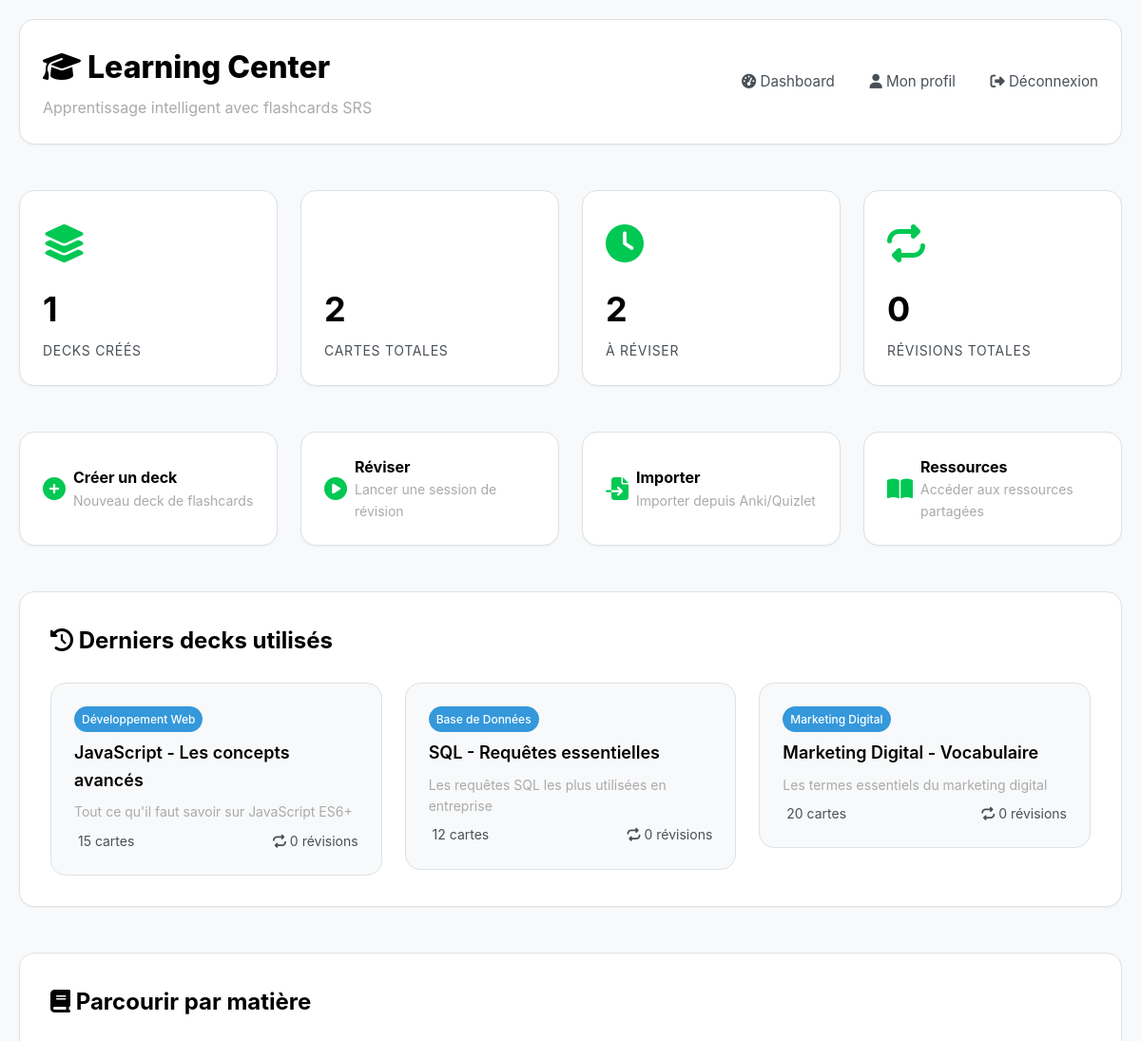
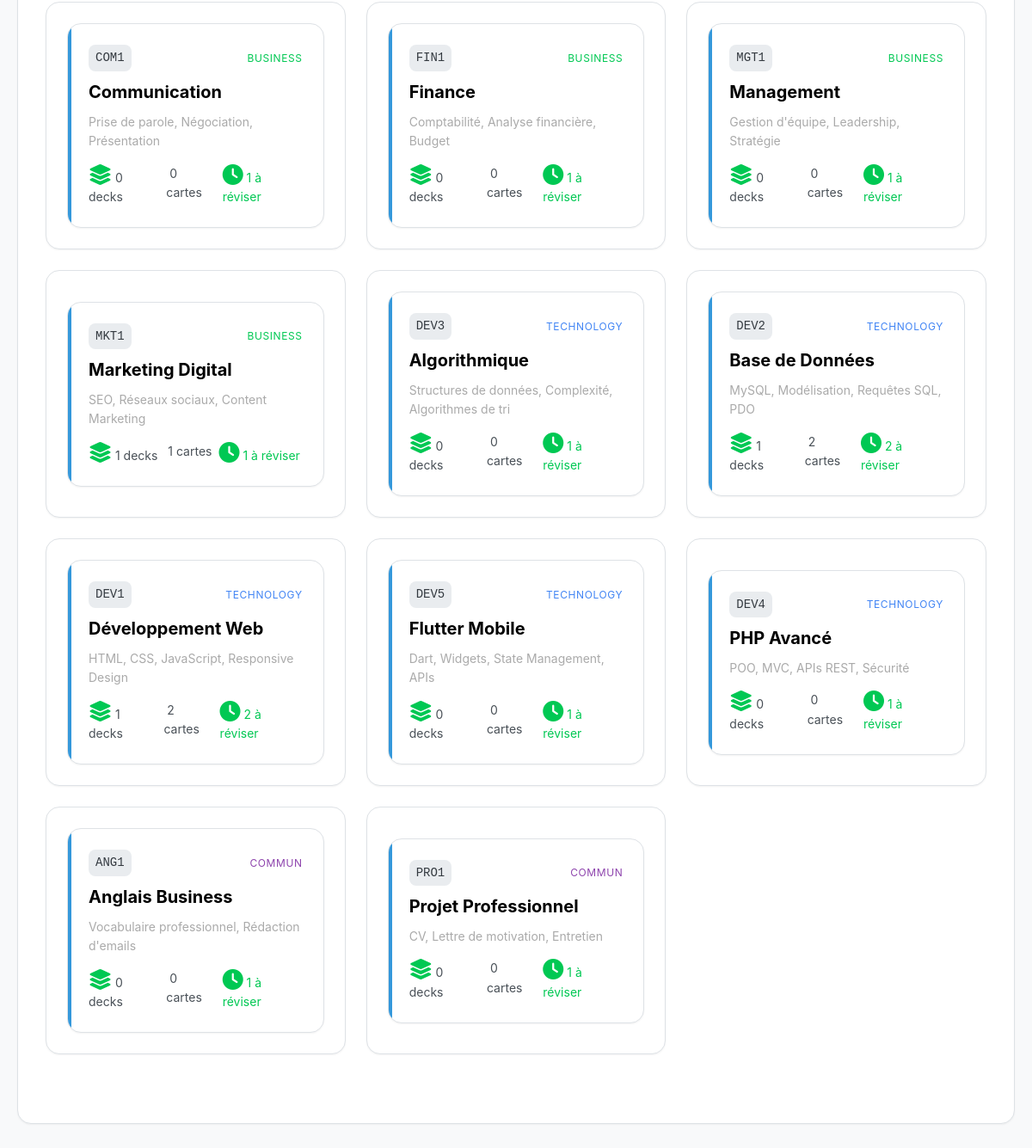
/learning-center.php (signed in), run on the app's committed database (2 pictures, top to bottom).
### tables this page shows
CREATE TABLE `decks` (
  `id_deck` int NOT NULL,
  `createur_id` int NOT NULL,
  `matiere_id` int DEFAULT NULL,
  `titre` varchar(200) NOT NULL,
  `description` text,
  `niveau` enum('debutant','intermediaire','avance') DEFAULT 'intermediaire',
  `est_public` tinyint(1) DEFAULT '0',
  `est_certifie` tinyint(1) DEFAULT '0',
  `nombre_cartes` int DEFAULT '0',
  `nombre_revisions` int DEFAULT '0',
  `popularite` int DEFAULT '0',
  `created_at` timestamp NULL DEFAULT CURRENT_TIMESTAMP,
  `updated_at` timestamp NULL DEFAULT CURRENT_TIMESTAMP ON UPDATE CURRENT_TIMESTAMP
);

CREATE TABLE `matieres` (
  `id_matiere` int NOT NULL,
  `code` varchar(20) NOT NULL,
  `nom` varchar(150) NOT NULL,
  `description` text,
  `filiere` enum('business','technology','commun') DEFAULT 'commun',
  `couleur_hex` varchar(7) DEFAULT '#3498db',
  `est_active` tinyint(1) DEFAULT '1'
);

### learning-center.php (the view, shortened to what this page needs)
<?php
require_once 'config/database.php';
$user_id = $_SESSION['user_id'];
$stats_sql = "
SELECT
    COUNT(DISTINCT d.id_deck) as total_decks,
    COUNT(DISTINCT f.id_flashcard) as total_cards,
    SUM(CASE WHEN f.prochaine_revision <= CURDATE() OR f.prochaine_revision IS NULL THEN 1 ELSE 0 END) as cards_to_review,
    SUM(f.nombre_revisions) as total_reviews
FROM utilisateurs u
LEFT JOIN decks d ON d.createur_id = u.id_utilisateur
LEFT JOIN flashcards f ON f.deck_id = d.id_deck
WHERE u.id_utilisateur = ?
";
$stmt = $pdo->prepare($stats_sql);
$stmt->execute([$user_id]);
$global_stats = $stmt->fetch();
$matieres_sql = "
SELECT
    m.*,
    COUNT(DISTINCT d.id_deck) as nb_decks,
    COUNT(DISTINCT f.id_flashcard) as nb_cards,
    SUM(CASE WHEN f.prochaine_revision <= CURDATE() OR f.prochaine_revision IS NULL THEN 1 ELSE 0 END) as cards_to_review
FROM matieres m
LEFT JOIN decks d ON d.matiere_id = m.id_matiere AND (d.createur_id = ? OR d.est_public = 1)
LEFT JOIN flashcards f ON f.deck_id = d.id_deck
WHERE m.est_active = 1
GROUP BY m.id_matiere
ORDER BY m.filiere, m.nom
";
$stmt = $pdo->prepare($matieres_sql);
$stmt->execute([$user_id]);
$matieres = $stmt->fetchAll();
$recent_decks_sql = "
SELECT d.*, m.nom as matiere_nom, m.couleur_hex,
       MAX(f.updated_at) as last_reviewed
FROM decks d
LEFT JOIN matieres m ON d.matiere_id = m.id_matiere
LEFT JOIN flashcards f ON f.deck_id = d.id_deck
WHERE d.createur_id = ? OR d.est_public = 1
GROUP BY d.id_deck
ORDER BY last_reviewed DESC, d.updated_at DESC
LIMIT 5
";
$stmt = $pdo->prepare($recent_decks_sql);
$stmt->execute([$user_id]);
$recent_decks = $stmt->fetchAll();
?>
<!DOCTYPE html>
<html lang="fr">
<head>
    <link rel="stylesheet" href="https://cdnjs.cloudflare.com/ajax/libs/font-awesome/6.4.0/css/all.min.css">
</head>
<body>
    <div class="container">
        <div class="header">
            <div>
                <h1><i class="fas fa-graduation-cap"></i> Learning Center</h1>
                <p style="color: #aaa; margin-top: 5px;">Apprentissage intelligent avec flashcards SRS</p>
            </div>
            <div class="nav-links">
                <a href="student_dashboard.php"><i class="fas fa-tachometer-alt"></i> Dashboard</a>
                <a href="profil.php"><i class="fas fa-user"></i> Mon profil</a>
                <a href="logout.php"><i class="fas fa-sign-out-alt"></i> Déconnexion</a>
            </div>
        </div>
        <div class="stats-grid">
            <div class="stat-card">
                <div class="stat-icon">
                    <i class="fas fa-layer-group"></i>
                </div>
                <div class="stat-number"><?= $global_stats['total_decks'] ?? 0 ?></div>
                <div class="stat-label">Decks créés</div>
            </div>
            <div class="stat-card">
                <div class="stat-icon">
                </div>
                <div class="stat-number"><?= $global_stats['total_cards'] ?? 0 ?></div>
                <div class="stat-label">Cartes totales</div>
            </div>
            <div class="stat-card">
                <div class="stat-icon">
                    <i class="fas fa-clock"></i>
                </div>
                <div class="stat-number"><?= $global_stats['cards_to_review'] ?? 0 ?></div>
                <div class="stat-label">À réviser</div>
            </div>
            <div class="stat-card">
                <div class="stat-icon">
                    <i class="fas fa-repeat"></i>
                </div>
                <div class="stat-number"><?= $global_stats['total_reviews'] ?? 0 ?></div>
                <div class="stat-label">Révisions totales</div>
            </div>
        </div>
        <div class="quick-actions">
            <a href="create-deck.php" class="action-btn" onclick="showConstructionAlert(event)">
                <i class="fas fa-plus-circle"></i>
                <div>
                    <strong>Créer un deck</strong>
                    <div style="font-size: 14px; color: #aaa;">Nouveau deck de flashcards</div>
                </div>
            </a>
            <a href="flashcards.php?mode=review" class="action-btn" onclick="showConstructionAlert(event)">
                <i class="fas fa-play-circle"></i>
                <div>
                    <strong>Réviser</strong>
                    <div style="font-size: 14px; color: #aaa;">Lancer une session de révision</div>
                </div>
            </a>
            <a href="import-flashcards.php" class="action-btn" onclick="showConstructionAlert(event)">
                <i class="fas fa-file-import"></i>
                <div>
                    <strong>Importer</strong>
                    <div style="font-size: 14px; color: #aaa;">Importer depuis Anki/Quizlet</div>
                </div>
            </a>
            <a href="resources.php" class="action-btn" onclick="showConstructionAlert(event)">
                <i class="fas fa-book-open"></i>
                <div>
                    <strong>Ressources</strong>
                    <div style="font-size: 14px; color: #aaa;">Accéder aux ressources partagées</div>
                </div>
            </a>
        </div>
        <div class="recent-decks">
            <div class="section-title">
                <span><i class="fas fa-history"></i> Derniers decks utilisés</span>
            </div>
            <div class="decks-grid">
                <?php foreach ($recent_decks as $deck): ?>
                    <a href="flashcards.php?deck_id=<?= $deck['id_deck'] ?>" style="text-decoration: none; color: inherit;">
                        <div class="deck-card">
                            <div class="deck-matiere" style="background: <?= $deck['couleur_hex'] ?>;">
                                <?= $deck['matiere_nom'] ?>
                            </div>
                            <div class="deck-title"><?= htmlspecialchars($deck['titre']) ?></div>
                            <div style="color: #aaa; font-size: 14px;">
                                <?= htmlspecialchars($deck['description'] ?? 'Pas de description') ?>
                            </div>
                            <div class="deck-meta">
                                <span><i class="fas fa-cards"></i> <?= $deck['nombre_cartes'] ?> cartes</span>
                                <span><i class="fas fa-repeat"></i> <?= $deck['nombre_revisions'] ?> révisions</span>
                            </div>
                        </div>
                    </a>
                <?php endforeach; ?>
            </div>
        </div>
       <div class="recent-decks">
    <div class="section-title">
        <span><i class="fas fa-book"></i> Parcourir par matière</span>
    </div>
    <div class="matieres-grid">
        <?php foreach ($matieres as $matiere):
            $couleur = $matiere['couleur_hex'];
            $filiere_color = $matiere['filiere'] == 'technology' ? 'var(--tech-blue)' :
                           ($matiere['filiere'] == 'business' ? 'var(--business-green)' : '#8E44AD');
        ?>
            <a href="#"
               class="action-btn"
               onclick="showConstructionAlert(event)"
               style="text-decoration: none; color: inherit;">
                <div class="matiere-card">
                    <div class="matiere-color" style="background: <?= $couleur ?>;"></div>
                    <div class="matiere-header">
                        <span class="matiere-code"><?= $matiere['code'] ?></span>
                        <span class="matiere-filiere" style="color: <?= $filiere_color ?>;">
                            <?= $matiere['filiere'] ?>
                        </span>
                    </div>
                    <h3 class="matiere-title"><?= htmlspecialchars($matiere['nom']) ?></h3>
                    <p style="color: #aaa; font-size: 14px; margin-bottom: 15px;">
                        <?= htmlspecialchars($matiere['description']) ?>
                    </p>
                    <div class="matiere-stats">
                        <span><i class="fas fa-layer-group"></i> <?= $matiere['nb_decks'] ?> decks</span>
                        <span><i class="fas fa-cards"></i> <?= $matiere['nb_cards'] ?> cartes</span>
                        <?php if ($matiere['cards_to_review'] > 0): ?>
                            <span style="color: var(--primary);">
                                <i class="fas fa-clock"></i> <?= $matiere['cards_to_review'] ?> à réviser
                            </span>
                        <?php endif; ?>
                    </div>
                </div>
            </a>
        <?php endforeach; ?>
    </div>
</div>
    </div>
</body>
</html>

### data on the page
decks: matiere.nom "Développement Web", titre "JavaScript - Les concepts avancés", description "Tout ce qu'il faut savoir sur JavaScript ES6+", nombre_cartes "15", nombre_revisions "0"
decks: matiere.nom "Base de Données", titre "SQL - Requêtes essentielles", description "Les requêtes SQL les plus utilisées en entreprise", nombre_cartes "12", nombre_revisions "0"
decks: matiere.nom "Marketing Digital", titre "Marketing Digital - Vocabulaire", description "Les termes essentiels du marketing digital", nombre_cartes "20", nombre_revisions "0"
matieres: code "COM1", filiere "BUSINESS", nom "Communication", description "Prise de parole, Négociation, Présentation", nb_decks "0", nb_cards "0", cards_to_review "1"
matieres: code "FIN1", filiere "BUSINESS", nom "Finance", description "Comptabilité, Analyse financière, Budget", nb_decks "0", nb_cards "0", cards_to_review "1"
matieres: code "MGT1", filiere "BUSINESS", nom "Management", description "Gestion d'équipe, Leadership, Stratégie", nb_decks "0", nb_cards "0", cards_to_review "1"
matieres: code "MKT1", filiere "BUSINESS", nom "Marketing Digital", description "SEO, Réseaux sociaux, Content Marketing", nb_decks "1", nb_cards "1", cards_to_review "1"
matieres: code "DEV3", filiere "TECHNOLOGY", nom "Algorithmique", description "Structures de données, Complexité, Algorithmes de tri", nb_decks "0", nb_cards "0", cards_to_review "1"
matieres: code "DEV2", filiere "TECHNOLOGY", nom "Base de Données", description "MySQL, Modélisation, Requêtes SQL, PDO", nb_decks "1", nb_cards "2", cards_to_review "2"
matieres: code "DEV1", filiere "TECHNOLOGY", nom "Développement Web", description "HTML, CSS, JavaScript, Responsive Design", nb_decks "1", nb_cards "2", cards_to_review "2"
matieres: code "DEV5", filiere "TECHNOLOGY", nom "Flutter Mobile", description "Dart, Widgets, State Management, APIs", nb_decks "0", nb_cards "0", cards_to_review "1"
matieres: code "DEV4", filiere "TECHNOLOGY", nom "PHP Avancé", description "POO, MVC, APIs REST, Sécurité", nb_decks "0", nb_cards "0", cards_to_review "1"
matieres: code "ANG1", filiere "COMMUN", nom "Anglais Business", description "Vocabulaire professionnel, Rédaction d'emails", nb_decks "0", nb_cards "0", cards_to_review "1"
matieres: code "PRO1", filiere "COMMUN", nom "Projet Professionnel", description "CV, Lettre de motivation, Entretien", nb_decks "0", nb_cards "0", cards_to_review "1"

### other printed values
$global_stats['total_decks'] "1"
$global_stats['total_cards'] "2"
$global_stats['cards_to_review'] "2"
$global_stats['total_reviews'] "0"
